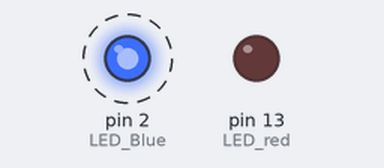
The sketch below on a simulated Arduino Uno, built with avr-gcc and run on an emulated ATmega328P. Shown: output pins drawn as LEDs (lit = HIGH). Dashed ring = blinking. What the sketch prints to the serial monitor is not drawn.

Above: at 0.5 s.
Timing chart, 0 to 4.6 s (numbered marks = the images above):
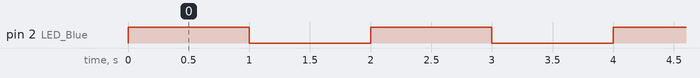

The sketch:

Blink.ino
```cpp
#define LED_Blue 2 //2
#define LED_red 13
void setup() {
 // initialize digital pin LED_BUILTSIN as an output.
  Serial.begin(115200);
  pinMode(LED_Blue, OUTPUT);
  pinMode(LED_red, OUTPUT);
}

// the loop function runs over and over again forever
void loop() {
  digitalWrite(LED_Blue, HIGH);
  // digitalWrite(LED_red, HIGH);
  Serial.println("turn on");
  delay(1000);
  // digitalWrite(LED_red, LOW);
  digitalWrite(LED_Blue, LOW);
  Serial.println("turn off");
  delay(1000);
}
```

Measured:
- by itself, pin 2 (LED_Blue): alternates HIGH for 1.0 s and LOW for 1.0 s
